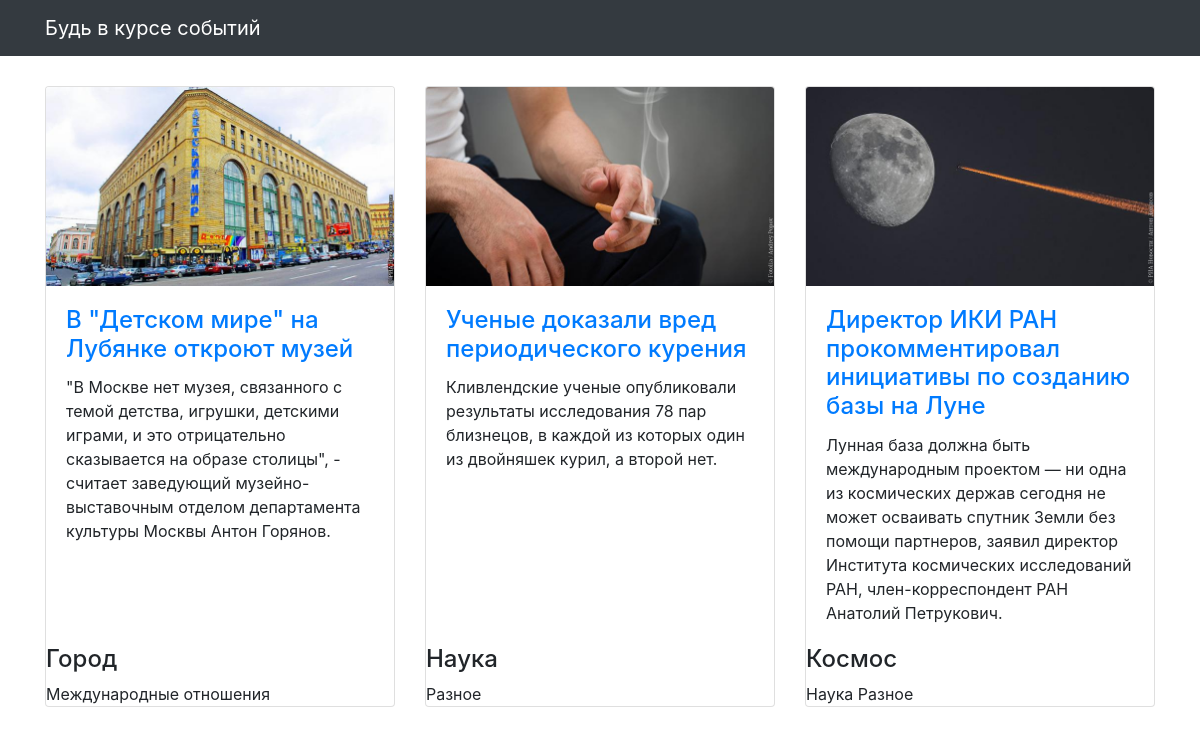
The page / on the database its author committed.
### articles/models.py (models this page shows, shortened)
class Article(models.Model):
    title = models.CharField(max_length=256, verbose_name='Название')
    text = models.TextField(verbose_name='Текст')
    published_at = models.DateTimeField(verbose_name='Дата публикации')
    image = models.ImageField(null=True, blank=True, verbose_name='Изображение',)
    topic = models.ManyToManyField(Teams, through='Principal', related_name='topices')
    class Meta:
        verbose_name = 'Статья'
        verbose_name_plural = 'Статьи'

class Principal(models.Model):
    team = models.ForeignKey(Teams, on_delete=models.CASCADE)
    article = models.ForeignKey(Article, on_delete=models.CASCADE)
    status = models.BooleanField(verbose_name="Главная")

class Teams(models.Model):
    name = models.CharField(max_length=128)
    class Meta:
        db_table = 'teams'

### articles/views.py (the view)
# urls.py: path('', articles_list, name='articles'),
def articles_list(request):
    template = 'articles/new.html'
    article = Article.objects.all()
    principal = Principal.objects.all()
    context = {'object_list': article, 'status': principal}
    return render(request, template, context)

### templates/articles/new.html (shortened to what this page needs)
{% extends "articles/base.html" %}
{% load static %}
{% block content %}
<div class="row">
  {% for article in object_list %}
    <div class="col-lg-4 col-sm-6 portfolio-item">
      <div class="card h-100">
        <a href="#"><img class="card-img-top" src="{% get_media_prefix %}{{ article.image }}" alt=""></a>
        <div class="card-body">
          <h4 class="card-title">
            <a href="#">{{ article.title }}</a>
          </h4>
          <p class="card-text">{{ article.text }}</p>
        </div>
        {% for i in article.principal_set.all %}
            {% if i.status == 1 %}
                <h4>{{ i.team.name }}</h4>
            {% else %}
                {{ i.team.name }}
            {% endif %}
        {% endfor %}
    </div>
  </div>
  {% endfor %}
</div>
{% endblock %}

### templates/articles/base.html (shortened to what this page needs)
<!DOCTYPE html>
{% load static %}
<html>
  <head>
    <link href="{% static  "css/bootstrap.min.css"  %}" rel="stylesheet">
    <link href="{% static  "css/3-col-portfolio.css" %}" rel="stylesheet">
  </head>
  <body>
    <nav class="navbar navbar-expand-lg navbar-dark bg-dark fixed-top">
      <div class="container">
        <a class="navbar-brand" href="#">Будь в курсе событий</a>
      </div>
    </nav>
    <div class="container">{% block content %}{% endblock %}</div>
  </body>
</html>

### static/css/3-col-portfolio.css (style rules this page uses)
body { padding-top: 84px; padding-bottom: 84px; }
@media (min-width: 992px) { body { padding-top: 86px; padding-bottom: 86px; } }

### rows shown on the page
Article: image (picture), title "В \"Детском мире\" на Лубянке откроют музей", text "\"В Москве нет музея, связанного с темой детства, игрушки, детскими играми, и это отрицательно сказывается на образе столицы\", - считает заведующий музейно-выставочным отделом департамента культуры Москвы Антон Горянов."
Principal: team.name "Город"
Principal: team.name "Международные отношения"
Article: image (picture), title "Ученые доказали вред периодического курения", text "Кливлендские ученые опубликовали результаты исследования 78 пар близнецов, в каждой из которых один из двойняшек курил, а второй нет."
Principal: team.name "Наука"
Principal: team.name "Разное"
Article: image (picture), title "Директор ИКИ РАН прокомментировал инициативы по созданию базы на Луне", text "Лунная база должна быть международным проектом — ни одна из космических держав сегодня не может осваивать спутник Земли без помощи партнеров, заявил директор Института космических исследований РАН, член-корреспондент РАН Анатолий Петрукович."
Principal: team.name "Космос"
Principal: team.name "Наука"
Principal: team.name "Разное"
